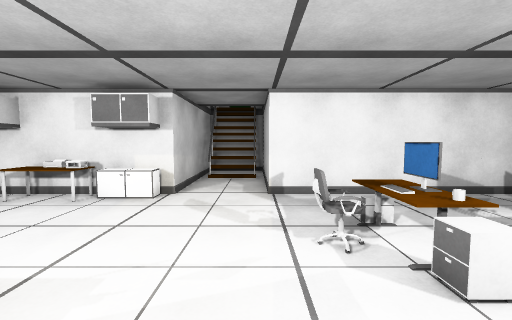
[1] (above)

23 first-person views from a walk through a scene from a Unity 3-D project. The camera is 1.5 m above the floor, tilts 4° down and sees 90° across. The floor is counted in squares, 1 m on a side. Each view is taken from the middle of a square. On the plan, view 1 faces up. The plan holds only what a view shows up to about 13 squares ahead; the rest is blank. The place goes on beyond the plan. The player is left out. Some animated figures are left out. Door leaves are left out, so doorways stand open.

[2]
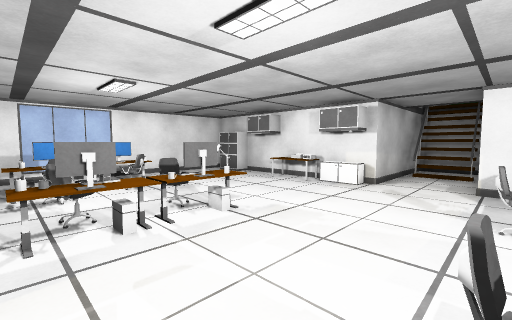

[3]
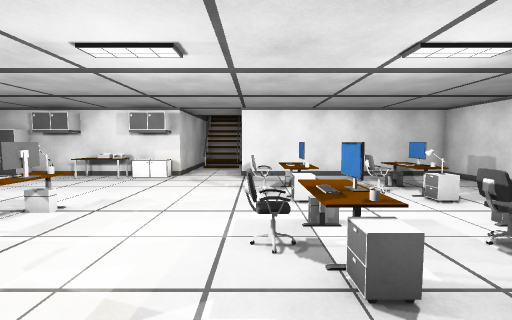

[4]
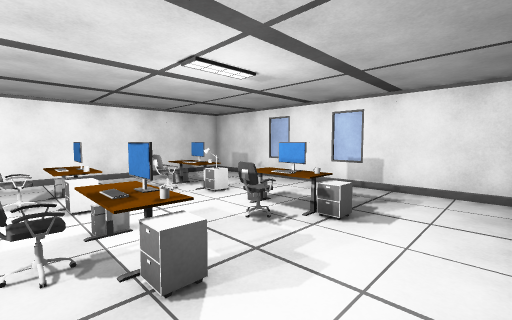

[5]
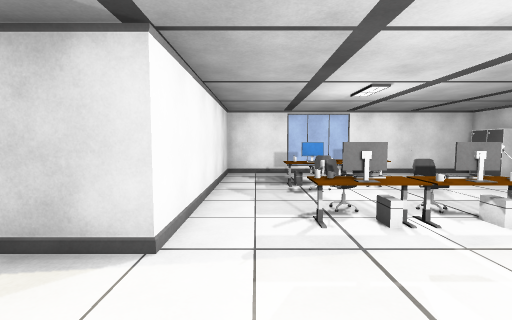

[6]
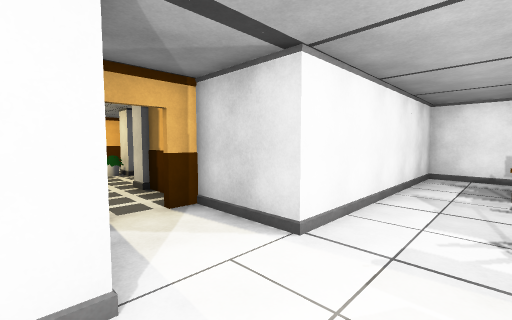

[7]
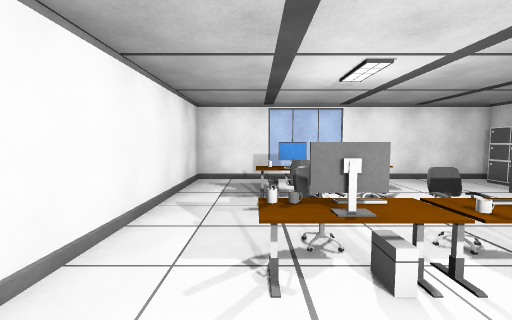

[8]
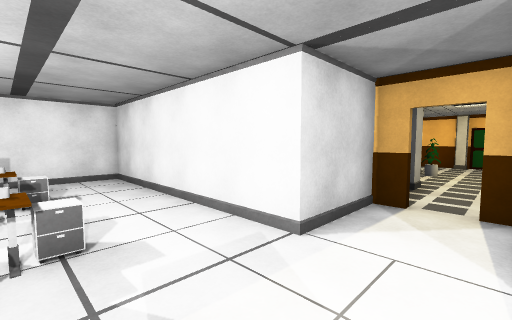

[9]
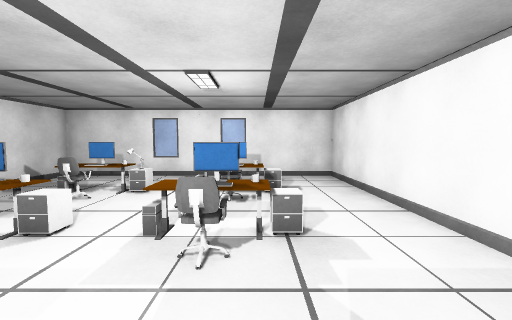

[10]
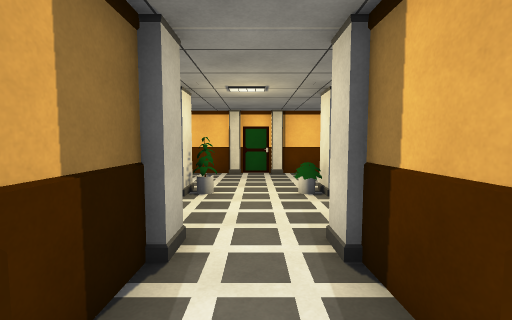

[11]
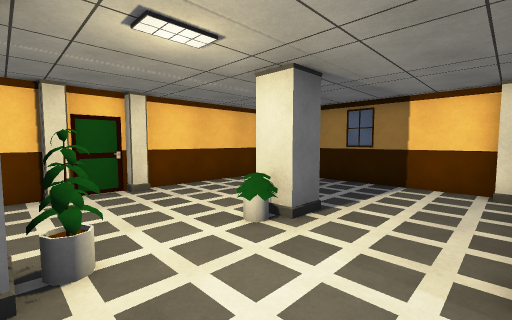

[12]
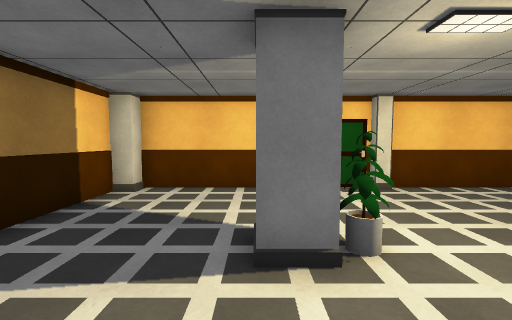

[13]
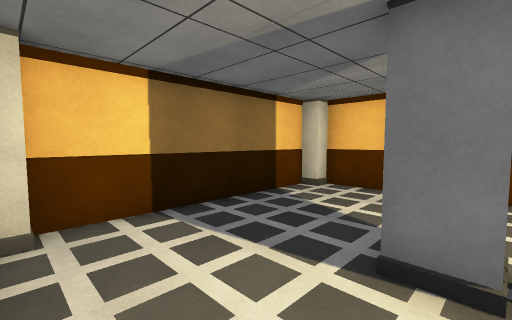

[14]
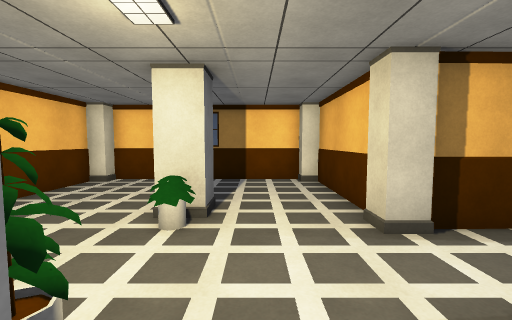

[15]
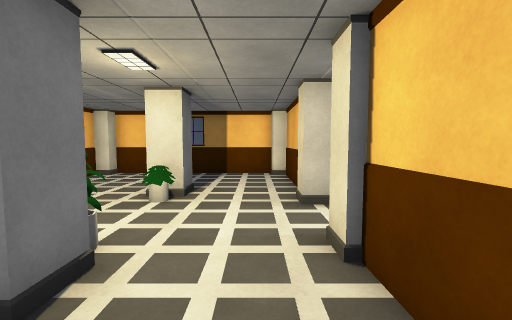

[16]
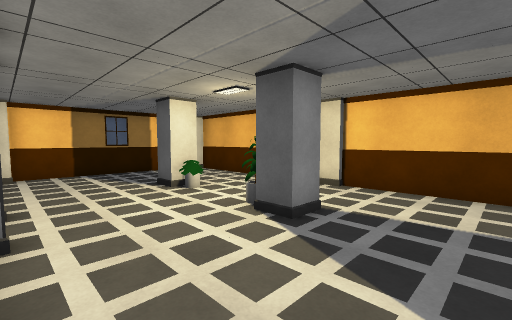

[17]
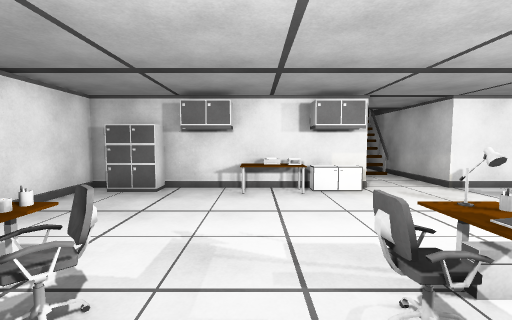

[18]
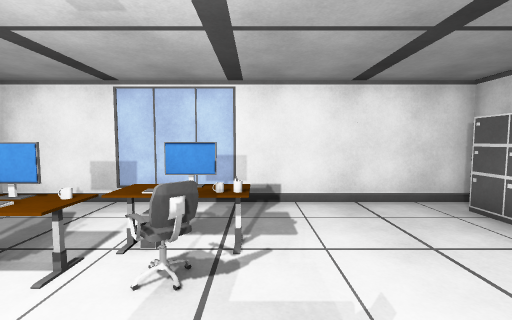

[19]
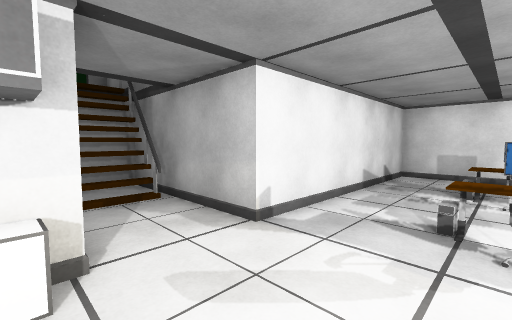

[20]
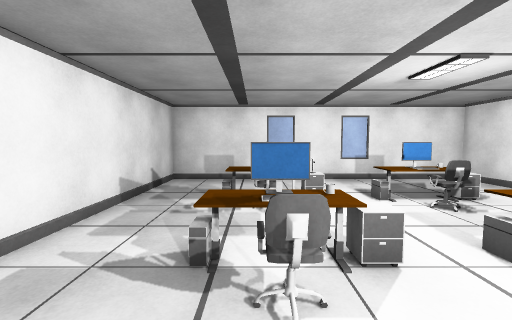

[21]
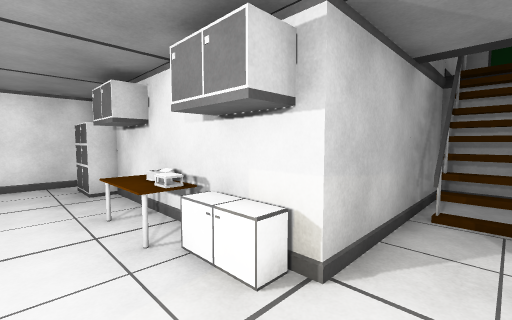

[22]
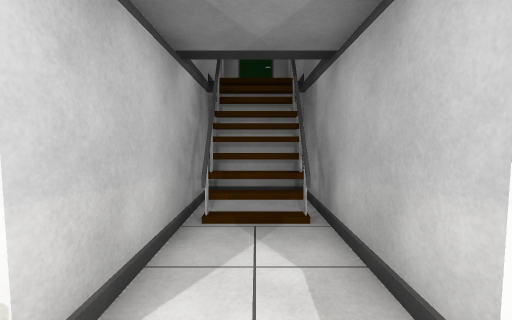

[23]
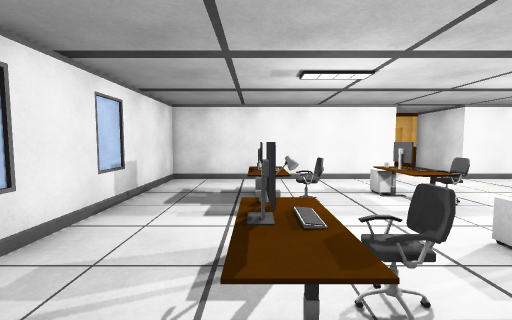

### Floor plan
Points are (right, up) in squares from view 1. A wall is a line through its corners. A room is listed if a view was taken in it or the views show most of it. See-through windows are left out.
Room 1 (views 1, 2, 3, 4, 5, 6, 7, 8, 9, 10, 17, 18, 19, 20, 21, 22, 23)
walls: (-6.4, 7.4) (-8.5, 7.4); (-0.1, 10.5) (-0.1, 13.4); (-1.5, 11.2) (-2, 11.2); (0.1, 11.2) (-0.5, 11.2); (-0.5, -7.4) (0.4, -7.4) (0.4, -4.4) (9.4, -4.4) (9.4, 7.4) (0.4, 7.4) (0.4, 13.4); (-1.5, 11.5) (-2, 11.5); (0.1, 11.5) (-0.5, 11.5); (-10.9, 7.4) (-11.4, 7.4) (-11.4, -4.4) (-2.4, -4.4) (-2.4, -7.4) (-1.6, -7.4); (-2.4, 13.4) (-2.4, 7.4); (-1.9, 13.5) (-1.9, 10.5)
ways out: opening at (-1, -8) to room 2; opening at (-1, 13)
objects: cabinet (-10, 7) to (-9, 7); monitor (-9, -1); other object (-9, 0); monitor (-9, 1); mug (-9, 2); other object (-8, -2); other object (-8, -1); mug (-8, 0); chair (-8, 1); chair (-7, -1); printer (-6, 7) to (-5, 7); chair (-5, -1); chair (-5, 1); mug (-4, -3); other object (-4, -2); keyboard (-4, -1); other object (-4, 0); keyboard (-4, 1); other object (-4, 2); cabinet (-4, 7) to (-3, 7); other object (-3, -2); monitor (-3, -1); mug (-3, 0); monitor (-3, 1); other object (-3, 2); chair (1, 0); chair (1, 4); cabinet (2, -2); other object (2, -1); monitor (2, 0); cabinet (2, 2); mug (2, 3); monitor (2, 4); chair (5, 0); chair (5, 4); cabinet (6, -2); other object (6, -1); monitor (6, 0); cabinet (6, 2); other object (6, 3)
Room 2 (views 11, 12, 13, 14, 15, 16)
walls: (-3.3, -10.8) (-5.6, -10.8); (0.4, -10.1) (0.4, -8.2); (-5.5, -10.6) (-7.8, -10.6); (-2.4, -8.2) (-2.4, -9.6); (5.1, -10.6) (1.6, -10.7); (-7.8, -19.4) (5.7, -19.4); (-8.4, -11.1) (-8.4, -18.8); (6.4, -18.9) (6.4, -11.2)
ways out: opening at (-1, -8) to room 1
objects: pillar (-4, -15) to (-4, -14); other object (-3, -15) to (-3, -14); pillar (-3, -11) to (-2, -10); pillar (-2, -19); pillar (0, -19); other object (0, -14); pillar (0, -11) to (1, -10); pillar (1, -15) to (2, -14)

Where each view was taken, in squares from view 1:
view 1: 0 up, 0 right, facing up
view 2: 2 down, 1 right, facing up-left
view 3: 4 down, 1 right, facing up
view 4: 4 down, 1 right, facing up-right
view 5: 3 down, 1 right, facing left
view 6: 2 down, 1 right, facing down-left
view 7: 2 down, 1 left, facing left
view 8: 1 down, 2 left, facing down-right
view 9: 1 down, 2 left, facing right
view 10: 7 down, 1 left, facing down
view 11: 11 down, 1 right, facing down-left
view 12: 11 down, 2 right, facing down
view 13: 11 down, 1 right, facing down-right
view 14: 13 down, 2 right, facing left
view 15: 12 down, 4 right, facing left
view 16: 19 down, 5 right, facing up-left
view 17: 1 down, 6 left, facing up
view 18: 2 up, 5 left, facing left
view 19: 4 up, 3 left, facing up-right
view 20: 4 up, 1 left, facing right
view 21: 5 up, 1 left, facing up-left
view 22: 6 up, 1 left, facing up
view 23: 6 up, 6 right, facing down
